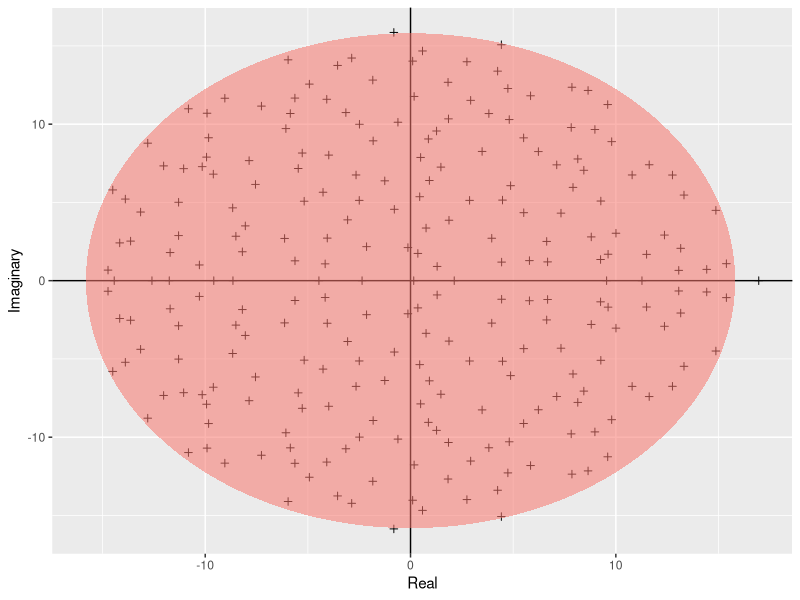

Generate this figure with R:
require("ggplot2")

#function object that calculate the ellipse
build_ellipse<-function(hradius,vradius){ #function that returns an ellipse
  npoints=250
  a<-seq(0,2*pi,length=npoints+1)
  x<-hradius*cos(a)
  y<-vradius*sin(a)
  return(data.frame(x=x,y=y))
}

N <- 250 # Assign size of the matrix
M <- matrix(rnorm(N * N), N, N) # Build the matrix
eigvals <- eigen(M)$values # Find the eigenvalues
eigDF <- data.frame("Real" = Re(eigvals), "Imaginary" = Im(eigvals)) # Build a dataframe
my_radius <- sqrt(N) # The radius of the circle is sqrt(N)
ellDF <- build_ellipse(my_radius, my_radius) # Dataframe to plot the ellipse

names(ellDF) <- c("Real", "Imaginary") # rename the columns
#plot the eigenvalues
p <- ggplot(eigDF, aes(x = Real, y = Imaginary))
p <- p +
  geom_point(shape = I(3)) +
  theme(legend.position = "none")

# now add the vertical and horizontal line
p <- p + geom_hline(aes(yintercept = 0))
p <- p + geom_vline(aes(xintercept = 0))

# finally, add the ellipse
p <- p + geom_polygon(data = ellDF, aes(x = Real, y = Imaginary, alpha = 1/20, fill = "red"))
pdf("../results/Girko.pdf")
print(p)
graphics.off()
